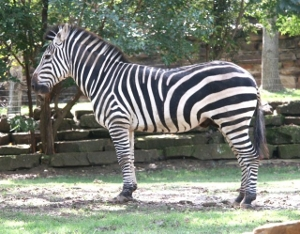
%> input picture CS216/cs216hw3/zebra_small.jpg, 300 x 234 px
$ octave p3.m   (GNU Octave 9; MATLAB toolbox functions it lacks are replaced by stand-ins)
%> lines starting %> are read from the running program, lines starting %| are printed output that depends on the picture
### CS216/cs216hw3/GaussianFilter.m
function [ vertResult,horiResult ] = GaussianFilter( target,sigma)
%GAUSSIANFILTER Summary of this function goes here
%   Detailed explanation goes here
gauss = fspecial('gaussian',[3 * sigma 3 * sigma],sigma);
gaussFilter = gauss(ceil(3 * sigma/2),:);

conv = conv2(target,gaussFilter,'same');

vertResult = conv2(conv,[-1 1]','same');
horiResult = conv2(conv,[-1 1],'same');
end

### CS216/cs216hw3/GaussianDiff.m
function [ result ] = GaussianDiff( image,sigma1,sigma2)
%GAUSSIANDIFF Summary of this function goes here
%   Detailed explanation goes here
gauss1 = fspecial('gaussian',[3 * sigma1 3 * sigma1],sigma1);
gauss2 = fspecial('gaussian',[3 * sigma2 3 * sigma2],sigma2);

result = conv2(image,gauss1,'same') - conv2(image,gauss2,'same');

end

### CS216/cs216hw3/p3.m
image = im2double(rgb2gray(imread('zebra_small.jpg')));
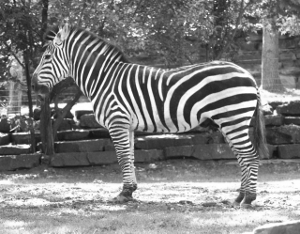
%> image: size 234x300 double; min 0.0667, max 1, mean 0.5
figure;
imshow(image);
%[x,y] = ginput(2);

neck = image(41:81,65:105);
%figure;
%imshow(neck);

leaves = image(1:41,151:191);
%figure;
%imshow(leaves);

grass = image(180:220,24:64);
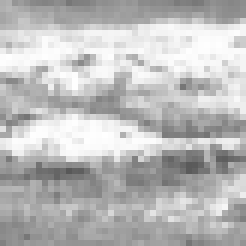
%> grass: size 41x41 double (shown 6 times larger); min 0.345, max 1, mean 0.735
figure;
imshow(grass);

sigma = [1,2,4];
[m,n] = size(neck);
%> m = 41; n = 41
response = zeros(m,n,8);
patches = zeros(m,n,8);
patches(:,:,1) = neck;
patches(:,:,2) = leaves;
patches(:,:,3) = grass;

for i = 1:3
%> this loop made 3 passes; what is shown inside it comes from the first
    for k = 1:3
        [response(:,:,2*k-1),response(:,:,2*k)] = GaussianFilter(patches(:,:,i),sigma(k));
        figure,imagesc(response(:,:,k));
        colormap gray;
    end
%> this loop made 3 passes
%> pass 1, in GaussianFilter, `conv = conv2(target,gaussFilter,'same');`:
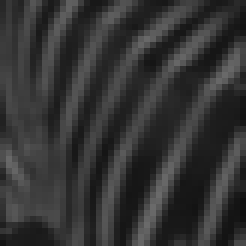
%> conv: size 41x41 double (shown 6 times larger); min 0.0573, max 0.419, mean 0.205
%> pass 1, in GaussianFilter, `vertResult = conv2(conv,[-1 1]','same');`:
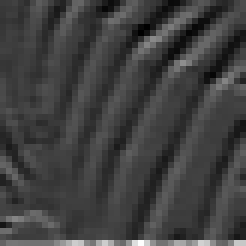
%> vertResult: size 41x41 double (shown 6 times larger); min -0.129, max 0.399, mean 0.0046; drawn with min black and max white
%> pass 1, in GaussianFilter, `horiResult = conv2(conv,[-1 1],'same');`:
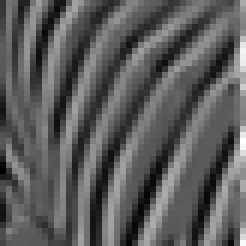
%> horiResult: size 41x41 double (shown 6 times larger); min -0.159, max 0.294, mean 0.00494; drawn with min black and max white
    response(:,:,7) = GaussianDiff(patches(:,:,i),2,1);
    response(:,:,8) = GaussianDiff(patches(:,:,i),4,2);
%> call 2 of GaussianDiff, with sigma1 = 4, sigma2 = 2
%> in GaussianDiff (call 2), `result = conv2(image,gauss1,'same') - conv2(image,gauss2,'same');`:
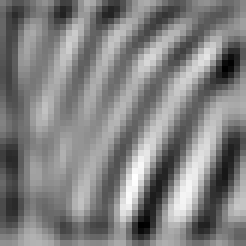
%> result: size 41x41 double (shown 6 times larger); min -0.258, max 0.199, mean -0.0265; drawn with min black and max white
    meanresponse = zeros(8,1);
    for j = 1:8
        meanresponse(j) = mean(mean(abs(response(:,:,j))));
    end
%> after the loop, meanresponse = [0.0319; 0.0556; 0.01; 0.0133; 0.00273; 0.00262; 0.0974; 0.0694]

    figure;
    bar(meanresponse);
    set(gca,'XTickLabel',{'vert,sigma = 1', 'hori,sigma = 1',...
            'vert,sigma = 2', 'hori,sigma = 2', 'vert,sigma = 4',...
            'vert,sigma = 4', 'G2 - G1', 'G4-G2'});
    ylabel('response');
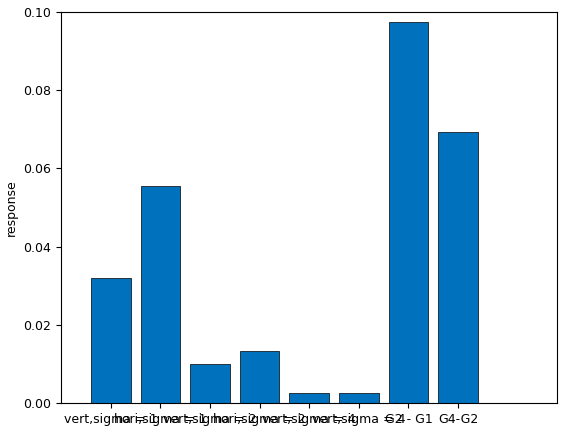
%> figure redrawn from the program's plot data; tallest bar 0.0974 high, from x = 6.6 to 7.4
    if i == 1
        as = axis();
    end
    if i >1
        axis(as);
    end
end
